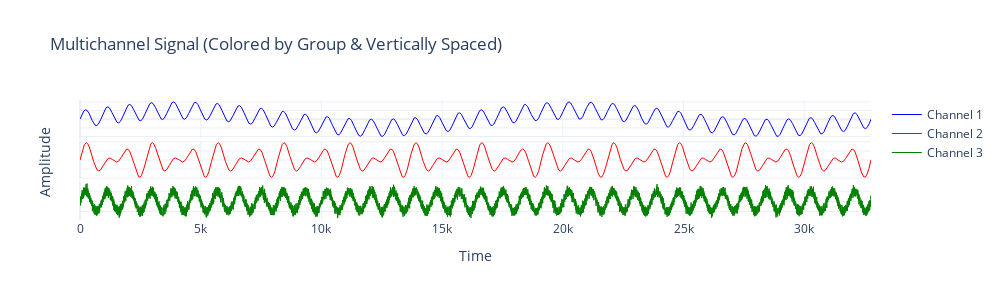

Notebook source saved alongside this figure:
### Code cell
num_channels = signal.shape[1]
T = signal.shape[0]
offset = 5

channel_colors = ['blue', 'red', 'green', 'orange']

fig = make_subplots(
    rows=num_channels, cols=1,
    shared_xaxes=True,
    vertical_spacing=0.02,
)

for i in range(num_channels):
    fig.add_trace(
        go.Scatter(
            x=np.arange(T),
            y=signal[:, i] + i * offset,
            mode='lines',
            name=f"Channel {i+1}",
            line=dict(width=1, color=channel_colors[i])
        ),
        row=i + 1, col=1
    )
    # Hide y-axis tick labels
    fig.update_yaxes(
        showticklabels=False,
        row=i + 1, col=1
    )

fig.update_layout(
    height=100 * num_channels,
    width=1000,
    title="Multichannel Signal (Colored by Group & Vertically Spaced)",
    template="plotly_white",
    showlegend=True,
    legend=dict(
        orientation="v",
        yanchor="top",
        y=1,
        xanchor="left",
        x=1.02
    ),
    
    # Add global y-axis label using annotation
    annotations=[
        dict(
            text="Amplitude ",
            xref="paper", yref="paper",
            x=-0.06, y=0.5,
            showarrow=False,
            textangle=-90,
            font=dict(size=14)
        )
    ]
)

fig.update_xaxes(title_text="Time", row=num_channels, col=1)
fig.show()

### Figure 1 — Plotly figure (JSON) as saved in the notebook; plotly's stock layout.template omitted (floating-point values rounded to 4 significant figures; data arrays with more than 128 entries replaced by an {"elided": "..."} marker saying what was removed)
{"data": [{"line": {"color": "blue", "width": 1}, "mode": "lines", "name": "Channel 1", "type": "scatter", "x": {"elided": "32768 int values"}, "xaxis": "x", "y": {"elided": "32768 float values"}, "yaxis": "y"}, {"line": {"color": "red", "width": 1}, "mode": "lines", "name": "Channel 2", "type": "scatter", "x": {"elided": "32768 int values"}, "xaxis": "x2", "y": {"elided": "32768 float values"}, "yaxis": "y2"}, {"line": {"color": "green", "width": 1}, "mode": "lines", "name": "Channel 3", "type": "scatter", "x": {"elided": "32768 int values"}, "xaxis": "x3", "y": {"elided": "32768 float values"}, "yaxis": "y3"}], "layout": {"annotations": [{"font": {"size": 14}, "showarrow": false, "text": "Amplitude ", "textangle": -90, "x": -0.06, "xref": "paper", "y": 0.5, "yref": "paper"}], "height": 300, "legend": {"orientation": "v", "x": 1.02, "xanchor": "left", "y": 1, "yanchor": "top"}, "showlegend": true, "title": {"text": "Multichannel Signal (Colored by Group & Vertically Spaced)"}, "width": 1000, "xaxis": {"anchor": "y", "domain": [0, 1], "matches": "x3", "showticklabels": false}, "xaxis2": {"anchor": "y2", "domain": [0, 1], "matches": "x3", "showticklabels": false}, "xaxis3": {"anchor": "y3", "domain": [0, 1], "title": {"text": "Time"}}, "yaxis": {"anchor": "x", "domain": [0.68, 1], "showticklabels": false}, "yaxis2": {"anchor": "x2", "domain": [0.34, 0.66], "showticklabels": false}, "yaxis3": {"anchor": "x3", "domain": [0, 0.32], "showticklabels": false}}}
